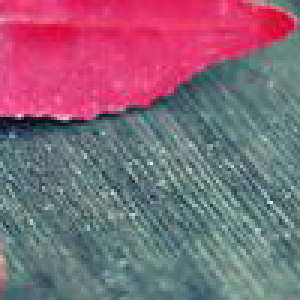
%> input picture hua.bmp, 100 x 100 px (shown 3 times larger)
$ octave main.m   (GNU Octave 9; MATLAB toolbox functions it lacks are replaced by stand-ins)
%> lines starting %> are read from the running program, lines starting %| are printed output that depends on the picture; in (x1, y1, x2, y2) boxes, pixels count from 0 and x2, y2 are one past the last pixel; in counts of white or black regions, pixels touching at a corner belong together; the program's own positions count from 1
%> further down, imagepath is the input picture: size 100x100x3 uint8; mean R, G, B 134.2, 103.9, 120.2
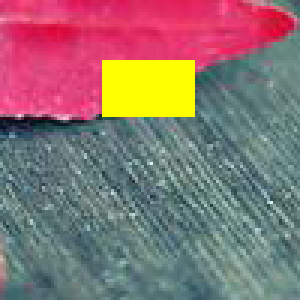
%> input picture huamask.bmp, 100 x 100 px (shown 3 times larger)
%> further down, maskpath is the input picture: size 100x100x3 uint8; mean R, G, B 138.8, 114.7, 113.5
### RGB_Criminisi.m
function [Psnr,inpaintedImg] =RGB_Criminisi(imagepath, maskpath, fillColor, qukuai_size)
%> called with fillColor = [255 255 0], qukuai_size = 5
img0=imagepath;
fillImg=maskpath;
img = double(fillImg);
fillRegion=img(:,:,1)==fillColor(1)&img(:,:,2)==fillColor(2)&img(:,:,3)==fillColor(3);
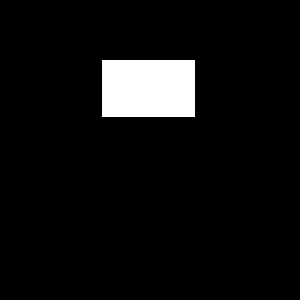
%> fillRegion: size 100x100 logical (shown 3 times larger); 5.9% white; 1 white region, box (x1, y1, x2, y2) and area: (34, 20, 65, 39) 589

origImg = img;
ind = img2ind(img);
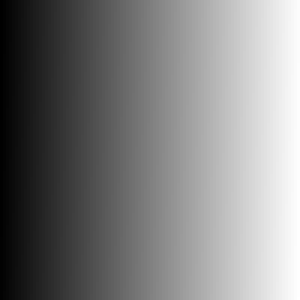
%> ind: size 100x100 double (shown 3 times larger); min 1, max 10000, mean 5000.5; drawn with min black and max white
%-----------------------------------------------------
sz = [size(img,1) size(img,2)];
%> sz = [100 100]
z1=size(img,1);
%> z1 = 100
z2=size(img,2);
%> z2 = 100
sourceRegion = ~fillRegion;

% 求等照度线值
[Ix(:,:,3),Iy(:,:,3)] = gradient(img(:,:,3));
[Ix(:,:,2),Iy(:,:,2)] = gradient(img(:,:,2));
[Ix(:,:,1),Iy(:,:,1)] = gradient(img(:,:,1));
Ix = sum(Ix,3)/(3*255); Iy = sum(Iy,3)/(3*255);
%> after `Ix = sum(Ix,3)/(3*255)`:
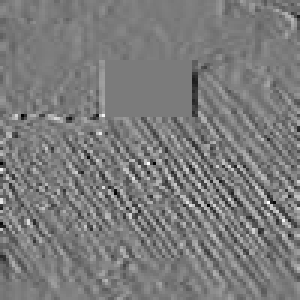
%> Ix: size 100x100 double (shown 3 times larger); min -0.269, max 0.284, mean -0.00032; drawn with min black and max white
%> after `Iy = sum(Iy,3)/(3*255)`:
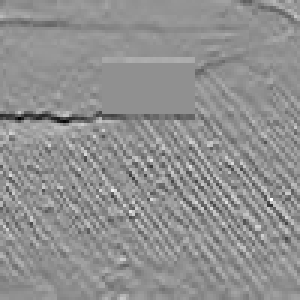
%> Iy: size 100x100 double (shown 3 times larger); min -0.404, max 0.307, mean -0.000396; drawn with min black and max white
temp = Ix; Ix = -Iy; Iy = temp;  % 旋转90度
%> after `Ix = -Iy`:
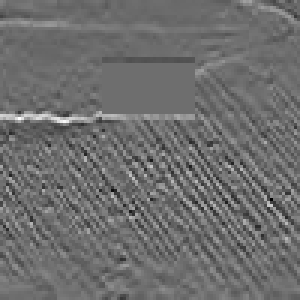
%> Ix: size 100x100 double (shown 3 times larger); min -0.307, max 0.404, mean 0.000396; drawn with min black and max white

%------------------------------------------------------------------------
%求得梯度值
[ix(:,:,3),iy(:,:,3)] = gradient(img(:,:,3));
[ix(:,:,2),iy(:,:,2)] = gradient(img(:,:,2));
[ix(:,:,1),iy(:,:,1)] = gradient(img(:,:,1));
ix = sum(ix,3)/(3*255); iy = sum(iy,3)/(3*255);
%------------------------------------------------------------------------

% 初始化置信度项C和数据项D值
C = double(sourceRegion);
D = repmat(-.1,sz);

% 修复（直到所有的破损区域都被修复完成）
while any(fillRegion(:))
  % 寻找边缘
  dR = find(conv2(double(fillRegion),[1,1,1;1,-8,1;1,1,1],'same')>0);
  [Nx,Ny] = gradient(double(~fillRegion));
  N = [Nx(dR(:)) Ny(dR(:))];
  N(~isfinite(N))=0;

  % 计算置信度项值
  for k=dR'
    Hp = qukuai_9(sz, k, qukuai_size);
    q = Hp(~(fillRegion(Hp)));
    C(k) = sum(C(q))/numel(Hp);
  end

 % 计算优先权
   D(dR) = abs(Ix(dR).*N(:,1)+Iy(dR).*N(:,2)) /255;
   priorities =C(dR).*D(dR);


 % 找到优先权最大的块 Hp
  [~,ndx] = max(priorities(:));
  p = dR(ndx(1));
  %---------------------

  [Hp,rows,cols] = qukuai_9(sz,p,qukuai_size);   %9x9块大小
  toFill=fillRegion(Hp);
  Wpatch=img(rows,cols,:); %得到待修复块

  %------------------------------------------------------------------------
  %采用全局搜索，寻找最佳匹配块
   Hq=whole_match(z1,z2,img,Wpatch,fillColor);
  %------------------------------------------------------------------------

  % 更新填充区域
  fillRegion(Hp(toFill)) = false;

  % 更新C(p)值和等照度线值
  C(Hp(toFill))  = C(p);
  Ix(Hp(toFill)) = Ix(Hq(toFill));
  Iy(Hp(toFill)) = Iy(Hq(toFill));

  %-----------------------------------------------------------------------
  %更新梯度值
  ix(Hp(toFill)) = ix(Hq(toFill));
  iy(Hp(toFill)) = iy(Hq(toFill));
  %----------------------------------------------------------------------


  % 从Hq复制图像信息到Hp
  ind(Hp(toFill)) = ind(Hq(toFill));
  img(rows,cols,:) = ind2img(ind(rows,cols),origImg);

end

inpaintedImg=img;

A=double(img0);
B=double(inpaintedImg);

Psnr=PSNR(A,B);

### img2ind.m
%---------------------------------------------------------------------
% 把RGB图像转换为索引图像
%---------------------------------------------------------------------
function ind = img2ind(img)
s=size(img); ind=reshape(1:s(1)*s(2),s(1),s(2));

### qukuai_9.m
function [Hp,rows,cols] = qukuai_9(sz, p, qukuai_size)
x = floor(rem(p,sz(1)));
y = floor(p/sz(1))+1;%得到待修复区域中心点所在的位置
w = floor(qukuai_size/2);%块的半径（9*9大小的块，块的半径为4）
rows = max(1,x-w):min(x+w,sz(1));
cols = max(1,y-w):min(y+w,sz(2));
numhang = length(rows);
numlie = length(cols);
HJ = zeros(numhang,numlie);
LJ = zeros(numhang,numlie);
for ii = 1:numlie
    HJ(:,ii) = rows;%行铺成的矩阵
end
for jj = 1:numhang
    LJ(jj,:) = cols;%列铺成的矩阵
end
Hp = (LJ-1)*sz(1)+HJ;%得到待修复块（在图像中的具体位置）

### whole_match.m

%**************************************************************************
%全局搜索，寻找最佳匹配块(彩色图像)
%全局搜索过程中不会出现找不到最佳匹配块的情况
%**************************************************************************


function Block=whole_match(zx,zy,img,Wpatch,fillColor)
%zx,zy为图像的大小

aa=size(Wpatch,1);
bb=size(Wpatch,2);%得到的待修复块的实际大小

sx=zx-aa+1;
sy=zy-bb+1;%确定搜索范围的最大值

all=aa*bb;%一维的大小
min=1.0000e+10;%赋初值

%计算找到的匹配块与待修复块在已知像素点处的距离（只是已知像素点）
for i=1:sx
    for j=1:sy
        Mpatch=img(i:i+aa-1,j:j+bb-1,:);%得到图像中和待修复块同样大小的块(Match patch)
        posunme=Mpatch(:,:,1)==fillColor(1)&Mpatch(:,:,2)==fillColor(2)&Mpatch(:,:,3)==fillColor(3);
        if any(posunme(:))%说明有破损点，不作为待修复块的最佳匹配块
            continue;
        end
        Err=0;
        for gg=1:aa*bb
            %遍历块中的每一个像素点
            pf=Wpatch(gg)==fillColor(1)&Wpatch(gg+all)==fillColor(2)&Wpatch(gg+2*all)==fillColor(3);
            if pf   %说明该位置像素有破损，不参与距离的计算
                continue;
            end
                cha=Wpatch(gg)-Mpatch(gg);Err=Err+cha*cha;
                 cha=Wpatch(gg+all)-Mpatch(gg+all);Err=Err+cha*cha;
                  cha=Wpatch(gg+2*all)-Mpatch(gg+2*all);Err=Err+cha*cha;
        end
        if Err<min
            min=Err;%取使得误差最小的块，并记住它们在图像中的起始位置
            hk=i;
            lk=j;
        end
    end
end
rows=hk:hk+aa-1;
cols=lk:lk+bb-1;%误差最小的块就是最佳匹配块
Block=form_patch(rows,cols,zx);

### form_patch.m
function kuai=form_patch(rows,cols,z)

%知道块在图像中所占的行和列的范围，得到块中每个像素点在图像中的位置（第多少个像素）
%便于引用

numhang=length(rows);
numlie=length(cols);
HJ=zeros(numhang,numlie);
LJ=zeros(numhang,numlie);
for ii=1:numlie
    HJ(:,ii)=rows;%行铺成的矩阵
end
for jj=1:numhang
    LJ(jj,:)=cols;%列铺成的矩阵
end
kuai=(LJ-1)*z+HJ;%得到待修复块（在图像中的具体位置）

### ind2img.m

%---------------------------------------------------------------------
% 把索引图像转换为RGB图像
%---------------------------------------------------------------------

function img2 = ind2img(ind,img)
for i=3:-1:1, temp=img(:,:,i); img2(:,:,i)=temp(ind); end;

### main.m
clc;
clear;
close all;

imagepath =imread( 'hua.bmp');   % 原图像，用于计算PSNR
maskpath =imread('huamask.bmp');   % 破损图像
fillColor=[255,255,0];   % 破损图像中标定的破损区域RGB颜色值
qukuai_size = 5;   % 选择填充区块大小3*3，5*5，7*7，9*9，...
disp('开始图像修复')
disp('......')
tic   % 计时开始点
%> (the run ends here)
